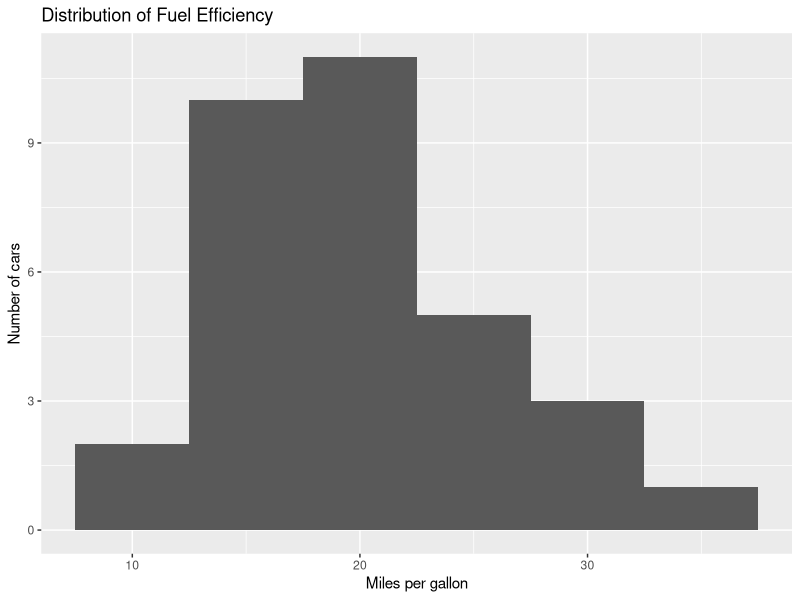

Here is the R script that generated this plot:
## ---- chunk 1
#| include: false
library(dplyr)
library(ggplot2)
## ---- chunk 2
getwd()
## ---- chunk 3
2 + 2
## ---- chunk 4
10 * 5
## ---- chunk 5
mtcars |>
  head()
## ---- chunk 6
mtcars |>
  summarise(
    rows = n(),
    average_mpg = mean(mpg),
    minimum_mpg = min(mpg),
    maximum_mpg = max(mpg)
  )
## ---- chunk 7
ggplot(mtcars, aes(x = mpg)) +
  geom_histogram(binwidth = 5) +
  labs(
    title = "Distribution of Fuel Efficiency",
    x = "Miles per gallon",
    y = "Number of cars"
  )
